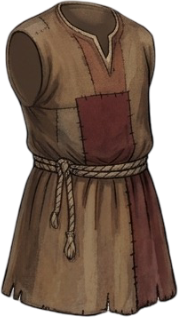
#> input picture _scripts/parts/alibaba/00_178x317.png, 178 x 317 px
$ python -i install_alibaba_sprites.py   (imports and definitions only)
#> lines starting #> are read from the running program, lines starting #| are printed output that depends on the picture
"""Install Ali Baba neutral-emotion full-body sprites into the engine, and rewrite
animation CSVs so only the body slot renders. Run from worktree root."""
import csv
import os
from PIL import Image

EMOTIONS_DIR = "/Users/pucca/NYUAD/1001/Royal-Animation/character_emotions"
SPRITE_ROOT = "data/animation/sprite/character"
ANIM_ROOT = "data/animation/1"

# engine_char -> (emotion_sheet_prefix, target_height_px)
# target_h = 2 * (foot_y - body_y) from the engine char's Default/0 row,
# so the resized image's centre lands at body_y and bottom at foot_y.
MAPPING = {
    "miquella":       ("alibaba",                 548),
    "miquella_kid":   ("alibaba_son",             374),
    "miquella_doll":  ("tailor",                  248),
    "trina":          ("marianna",                660),
    "trina_kid":      ("abdallah",                376),
    "trina_doll":     ("marianna",                244),
    "rabbit_leader":  ("chief_of_thief",          404),
    "rabbit_servant": ("standard_thief",          404),
    "lacrima":        ("qasim_wife",              236),
    "malenia":        ("alibaba_wife",           1190),
    "godrick":        ("qasim",                   550),
}


def neutral_crop(sheet_path):
    """Take leftmost 1/5 of sheet, then tight-bbox crop transparent margins."""
#> called with sheet_path = 'parts/alibaba/00_178x317.png'
    img = Image.open(sheet_path).convert("RGBA")
#> img is the input picture: PIL image 178x317 RGBA; mean R, G, B, A 72.6, 52.9, 40.6, 192
    w, h = img.size
#> w = 178; h = 317
    cell = img.crop((0, 0, w // 5, h))
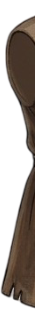
#> cell: PIL image 35x317 RGBA; mean R, G, B, A 39.2, 30, 23.4, 122.9; transparent parts drawn white
    bbox = cell.getbbox()
#> bbox = (0, 14, 35, 309)
    if bbox:
        cell = cell.crop(bbox)
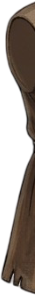
#> cell: PIL image 35x295 RGBA; mean R, G, B, A 42.1, 32.3, 25.2, 132; transparent parts drawn white
    return cell


# [95 lines left out: functions resize_to_height, install_all, body_only_csvs, not called in this run]


# [6 lines not run here, left out]

>>> result = neutral_crop('parts/alibaba/00_178x317.png')

$ run again, on _scripts/parts/alibaba/05_85x176.png
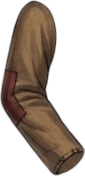
#> input picture _scripts/parts/alibaba/05_85x176.png, 85 x 176 px
#> in neutral_crop, img is the input picture: PIL image 85x176 RGBA; mean R, G, B, A 52.8, 39.1, 29.1, 126
#> in neutral_crop, `cell = img.crop((0, 0, w // 5, h))`:
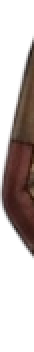
#> cell: PIL image 17x176 RGBA (shown 2 times larger); mean R, G, B, A 30, 19, 15.8, 87.8; transparent parts drawn white
#> bbox = (0, 15, 17, 130)
#> in neutral_crop, `cell = cell.crop(bbox)`:
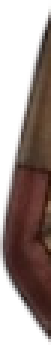
#> cell: PIL image 17x115 RGBA (shown 3 times larger); mean R, G, B, A 45.9, 29, 24.1, 134.4; transparent parts drawn white

$ run again, on _scripts/parts/alibaba/06_86x98.png
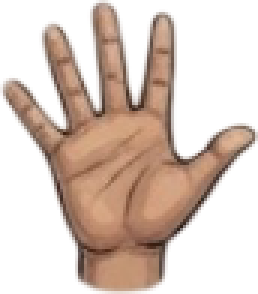
#> input picture _scripts/parts/alibaba/06_86x98.png, 86 x 98 px (shown 3 times larger)
#> in neutral_crop, img is the input picture: PIL image 86x98 RGBA; mean R, G, B, A 79.2, 59.5, 47.9, 107.7
#> in neutral_crop, `cell = img.crop((0, 0, w // 5, h))`:
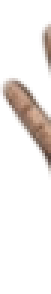
#> cell: PIL image 17x98 RGBA (shown 3 times larger); mean R, G, B, A 27.2, 20.7, 17.1, 31.5; transparent parts drawn white
#> bbox = (0, 7, 17, 61)
#> in neutral_crop, `cell = cell.crop(bbox)`:
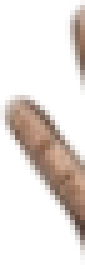
#> cell: PIL image 17x54 RGBA (shown 5 times larger); mean R, G, B, A 49.3, 37.6, 31, 57.2; transparent parts drawn white
